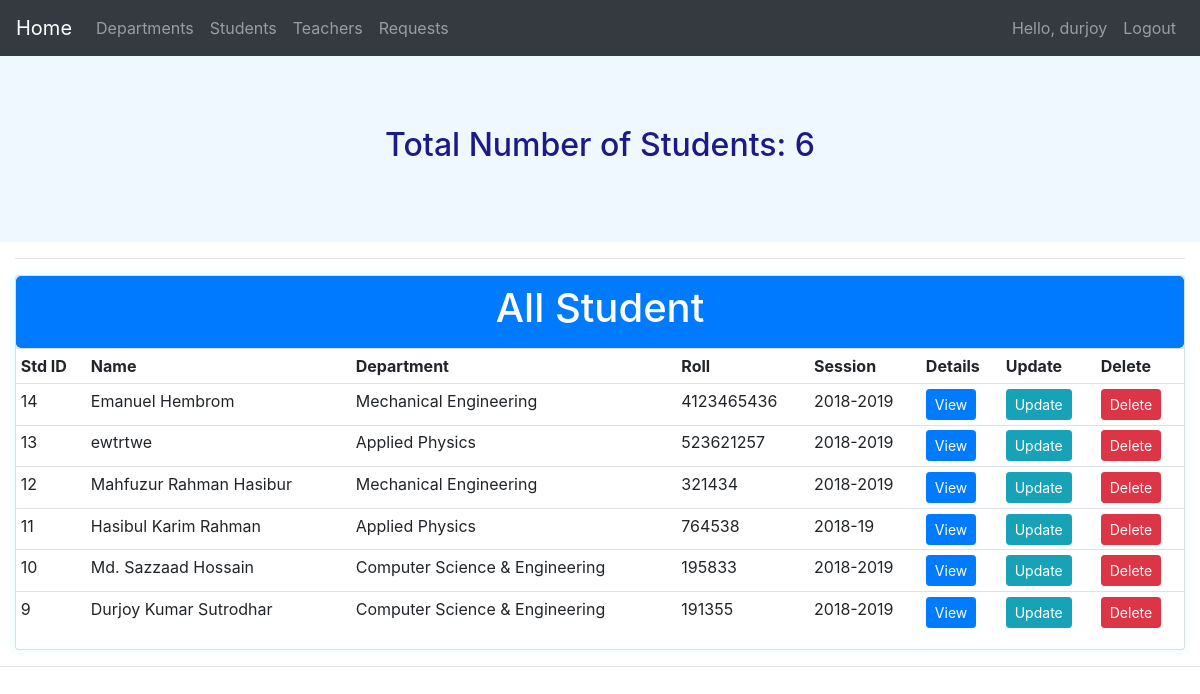
The page /navstu/ (signed in) on the database its author committed.
### app1/models.py (models this page shows, shortened)
class Student(models.Model):
    STATUS=(
        ('Pending','Pending'),
        ('Accecpted','Accecpted'),
    )
    user = models.OneToOneField(User,null=True,blank=True, on_delete=models.CASCADE)
    name=models.CharField(max_length=30,null=False)
    hsc_roll=roll=models.CharField(max_length=10,null=True,unique=True)
    hsc_reg=models.CharField(max_length=16,null=True,unique=True)
    reg_no=models.CharField(max_length=16,null=True,unique=True,blank=True)
    roll=models.CharField(max_length=10,null=True,unique=True,blank=True)
    dept=models.ForeignKey(Department,null=True,on_delete=models.SET_NULL,blank=True)
    session=models.CharField(max_length=10,null=True)
    email=models.EmailField()
    phone=models.CharField(max_length=20,null=True)
    dob=models.DateField(null=True,blank=True)
    address=models.CharField(max_length=50,null=True)
    fathers_name=models.CharField(max_length=30,null=True)
    mothers_name=models.CharField(max_length=30,null=True)
    guardian_phone=models.CharField(max_length=20,null=True)
    description=models.CharField(max_length=3000,null=True,blank=True)
    profile_pic=models.ImageField(default="profile1.png",null=True,blank=True)
    status=models.CharField(max_length=40,null=True,default='Pending',choices=STATUS)
    CGPA = models.FloatField(null=True,blank=True,validators=[MinValueValidator(0.0), MaxValueValidator(4.0)])
    result_description=models.CharField(default="Not Details Available now.",max_length=3000,null=True,blank=True)

class Department(models.Model):
    LOCATION=(
        ('Block A','Block A'),
        ('Block B','Block B'),
        ('Block C','Block C'),
        ('Block D','Block D'),
        ('Block E','Block E'),
    )
    STATUS=(
        ('Pending','Pending'),
        ('Accecpted','Accecpted'),
    )
    user = models.OneToOneField(User,null=True,blank=True, on_delete=models.CASCADE)
    name = models.CharField(max_length=30,null=True,)
    location = models.CharField(max_length=20, null=True, choices=LOCATION)
    rank=models.IntegerField(null=True,blank=True)
    phone=models.CharField(max_length=20,null=True)
    email=models.CharField(max_length=30,null=True)
    date_created=models.DateTimeField(auto_now_add=True)
    description=models.CharField(max_length=3000,null=True,blank=True)
    status=models.CharField(max_length=40,null=True,blank=True,default='Pending',choices=STATUS)
    def __str__(self):
       return self.name

### app1/decorators.py (the view)
        def wrapper_func(request,*args,**kwargs):
            group=None
            if request.user.groups.exists():
                group=request.user.groups.all()[0].name
            if group in allowed_roles:
                return view_func(request,*args,**kwargs)
            else:
                return HttpResponse('You are not authorized.Please contact With Admin Panel.')

### app1/views.py (called while the page is built)
@login_required(login_url='login')
@allowed_users(allowed_roles=['admin'])
def nav_stu(request):
    students=Student.objects.filter(status='Accecpted').order_by('-id')
    total_std=students.count()
    context={'students':students,'total_std':total_std,'title': 'Students'}
    return render(request,'app1/nav_stu.html',context)

### app1/templates/app1/nav_stu.html (shortened to what this page needs)
{% extends 'app1/main.html' %}
{%block content%}
<div class="container-sm" id="header" style="background-color:aliceblue;">
    <h2>Total Number of {{title}}: {{total_std}}</h2>
</div>
<div class="col-md">
          <hr>
          <div class="card card_body" style="font-size:">
              <div class ="btn-primary btn-lg btn-block" style="text-align:center;"><h1>All Student</h1></div>
              <table class="table table-sm">
                  <tr>
                       <th>Std ID</th>
                       <th>Name</th>
                       <th>Department</th>
                       <th>Roll</th>
                       <th>Session</th>
                       <th>Details</th>
                       <th>Update</th>
                       <th>Delete</th>
                  </tr>
                  {%for student in students%}
                        <tr>
                           <td>{{student.id}}</td>
                           <td>{{student.name}}</td>
                           <td>{{student.dept}}</td>
                           <td>{{student.roll}}</td>
                           <td>{{student.session}}</td>
                           <td><a class="btn btn-primary btn-sm" href="{% url 'studentinfo' student.id %}">View</a></td>
                           <td><a class="btn btn-info btn-sm" href="{% url 'update_std' student.id %}">Update</a></td>
                           <td><a class="btn btn-danger btn-sm" href="{% url 'delete_std' student.id %}">Delete</a></td>
                        </tr>
                  {%endfor%}
                </table>
         </div>
</div>
{%endblock%}

### app1/templates/app1/navbar.html (shortened to what this page needs)
<nav class="navbar navbar-expand-lg navbar-dark bg-dark">
  <a class="navbar-brand" href="{% url 'home' %}">Home</a>
  <div class="collapse navbar-collapse" id="navbarNav">
    <ul class="navbar-nav mr-auto">
      {% if request.user.is_staff %}
        <li class="nav-item">
          <a class="nav-link" href="{% url 'nav_dept' %}">Departments</a>
        </li>
        <li class="nav-item">
          <a class="nav-link" href="{% url 'nav_stu' %}">Students</a>
        </li>
        <li class="nav-item">
          <a class="nav-link" href="{% url 'teacher_list' %}">Teachers</a>
        </li>
        <li class="nav-item">
          <a class="nav-link" href="{% url 'request' %}">Requests</a>
        </li>
      {% endif %}
    </ul>
    <ul class="navbar-nav">
      <li class="nav-item">
        <span class="navbar-text mr-2">Hello, {{ request.user }}</span>
      </li>
      <li class="nav-item">
        <a class="nav-link" href="{% url 'logout' %}">Logout</a>
      </li>
    </ul>
  </div>
</nav>

### static/css/department.css (style rules this page uses)
body { background-color: rgb(211, 250, 235); }

### static/css/studentinfo.css (style rules this page uses)
body { background-color: #afc4e4; }
#header { background-color: #7ce9bc; text-align:center; color:rgb(27, 27, 134); padding: 70px; }

### static/css/dept_form.css (style rules this page uses)
body { background-color: #f5f5f5; font-family: Arial, sans-serif; }
.card { box-shadow: 0 0 10px rgba(201, 248, 248, 0.61); }

### rows shown on the page
Student: id "14", name "Emanuel Hembrom", dept "Mechanical Engineering", roll "4123465436", session "2018-2019"
Student: id "13", name "ewtrtwe", dept "Applied Physics", roll "523621257", session "2018-2019"
Student: id "12", name "Mahfuzur Rahman Hasibur", dept "Mechanical Engineering", roll "321434", session "2018-2019"
Student: id "11", name "Hasibul Karim Rahman", dept "Applied Physics", roll "764538", session "2018-19"
Student: id "10", name "Md. Sazzaad Hossain", dept "Computer Science & Engineering", roll "195833", session "2018-2019"
Student: id "9", name "Durjoy Kumar Sutrodhar", dept "Computer Science & Engineering", roll "191355", session "2018-2019"

### other values the page prints
{{ request.user }} "durjoy"
{{ title }} "Students"
{{ total_std }} "6"
